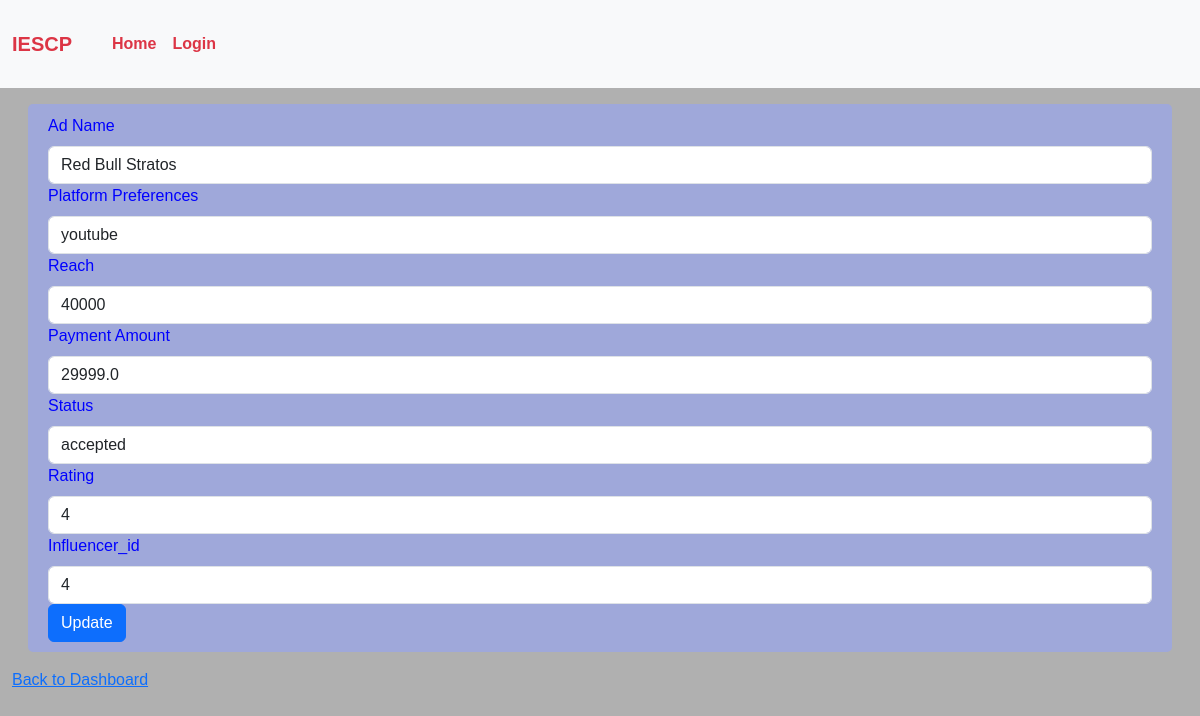
/adrequest/1/edit, run on the app's committed database.
### models.py (models this page shows)
class AdRequest(db.Model):
    __tablename__ = 'ad_request'
    id = db.Column(db.Integer, primary_key=True, autoincrement=True)
    ad_name = db.Column(db.String(150), nullable=False)
    platform_preferences = db.Column(db.Text, nullable=True)
    reach = db.Column(db.Integer, nullable=True)
    payment_amount = db.Column(db.Float, nullable=False)
    ad_status = db.Column(db.String(50), nullable=False, default="pending")  # 'pending', 'accepted', 'rejected'
    rating = db.Column(db.Integer, nullable=True)
    campaign_id = db.Column(db.Integer, db.ForeignKey('campaign.id'), nullable=False)
    influencer_id = db.Column(db.Integer, db.ForeignKey('user.id'), nullable=True)
    sponsor_id = db.Column(db.Integer, db.ForeignKey('user.id'), nullable=False)
    influencer_campaign_requests = db.relationship('InfluencerCampaignRequest', backref='ad_request', lazy=True)

### routes.py (the view)
@app.route('/adrequest/<int:id>/edit')
def edit_adrequest(id):
    adrequest = AdRequest.query.get(id)
    if not adrequest:
        flash('Adrequest not found')
        return redirect(url_for('sponsor_dashboard', sponsor_id=adrequest.campaign.sponsor_id))
    campaigns = Campaign.query.all()
    campaign = Campaign.query.get(adrequest.campaign_id)
    influencers = User.query.filter_by(role='influencer').all()
    return render_template('adrequest/edit.html', campaigns=campaigns, adrequest=adrequest, campaign=campaign, influencers=influencers)

### templates/adrequest/edit.html (shortened to what this page needs)
{% extends "layout.html" %}
{% block content %}
    <form action="{{url_for('edit_adrequest_post', id=adrequest.id)}}" method="post" class="form m-3">
        <div class="form-group">
            <label for="name" class="form-label">Ad Name</label>
            <input type="text" name="name" value="{{ adrequest.ad_name }}" required class="form-control">
        </div>
        <div class="form-group">
            <label for="platform_preferences" class="form-label">Platform Preferences</label>
            <input type="text" name="platform_preferences" value="{{ adrequest.platform_preferences }}"  class="form-control">
        </div>
        <div class="form-group">
            <label for="reach" class="form-label">Reach</label>
            <input type="number" name="reach" value="{{ adrequest.reach }}"  class="form-control" min="0" max="1000000">
        </div>
        <div class="form-group">
            <label for="payment_amount" class="form-label">Payment Amount</label>
            <input type="number"  name="payment_amount" value="{{ adrequest.payment_amount }}" min="100" max="1000000" class="form-control">
        </div>
        <div class="form-group">
            <label for="status" class="form-label">Status</label>
            <input type="text" name="status" value="{{ adrequest.ad_status }}" required class="form-control">
        </div>
        <div class="form-group">
            <label for="rating" class="form-label">Rating</label>
            <input type="number" step="1" name="rating" value="{{ adrequest.rating }}" min="1" max="5" class="form-control">
        </div>
        <div class="form-group">
            <label for="influencer_id" class="form-label">Influencer_id</label>
            <input type="number"  name="influencer_id" value="{{ adrequest.influencer_id}}" class="form-control" min="1" max="30">
        </div>
        <div class="buttons">
            <input type="submit" value="Update" class="btn btn-primary"><br>
        </div>
    </form>
    <a href="{{ url_for('sponsor_dashboard', sponsor_id=adrequest.campaign.sponsor_id) }}">Back to Dashboard</a>
{% endblock %}

### static/dashboard.css (style rules this page uses)
body { font-family: Arial, sans-serif; background-color: #b6e7c1; }

### templates/layout.html (style rules this page uses)
body { background-color: #b0b0b0; margin: 0; }

### templates/adrequest/edit.html (style rules this page uses)
.form { background-color: #9fa8da; color: blue; border: none; padding: 10px 20px; border-radius: 5px; cursor: pointer; }
.buttons { display: flex; align-items: left; flex-direction: row; }

### data on the page
AdRequest: name "Red Bull Stratos", platform_preferences "youtube", reach "40000", payment_amount "29999.0", status "accepted", rating "4", influencer_id "4"
